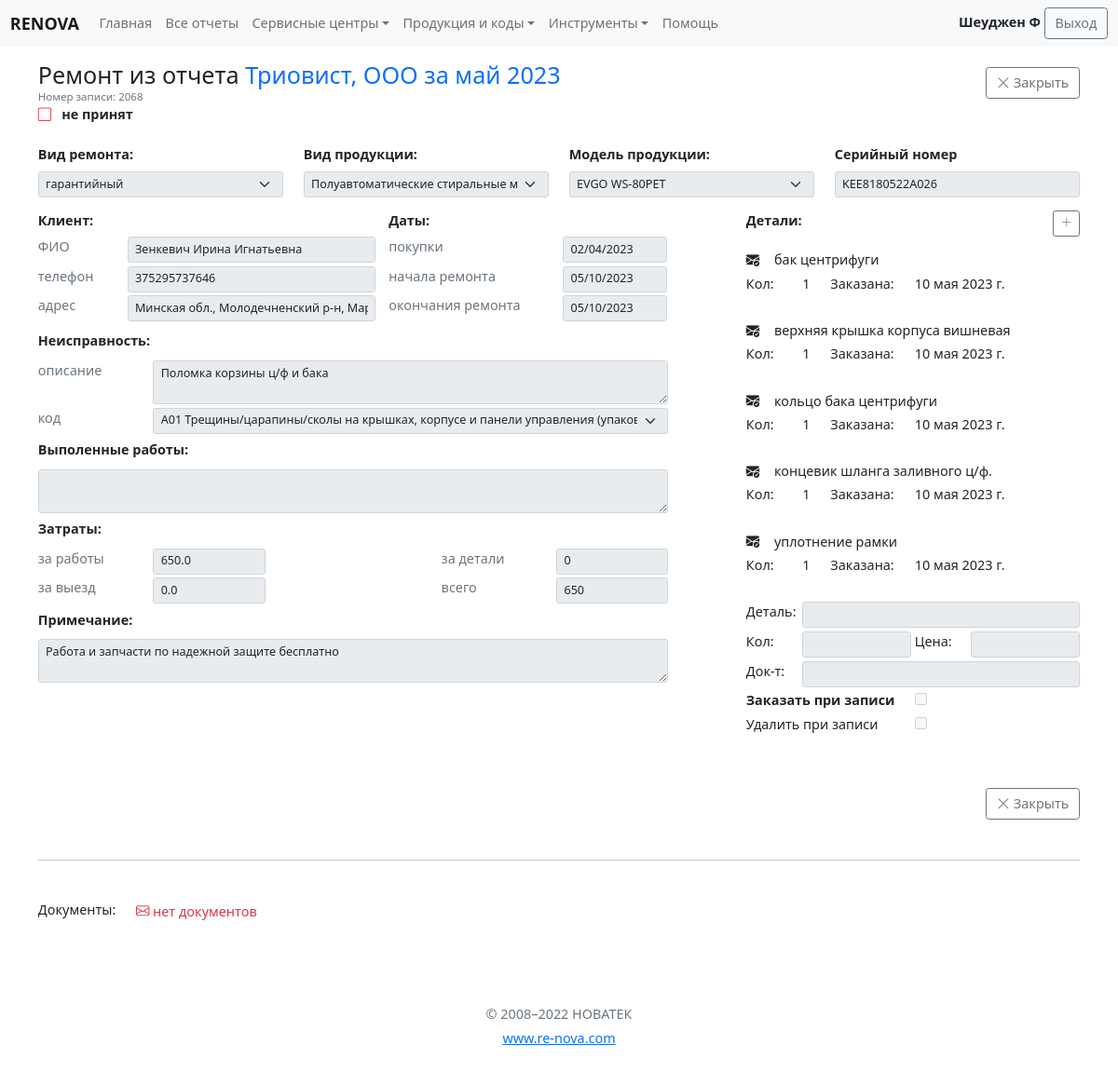
Before: /reports/record-update/2068 (signed in) with the older database file.
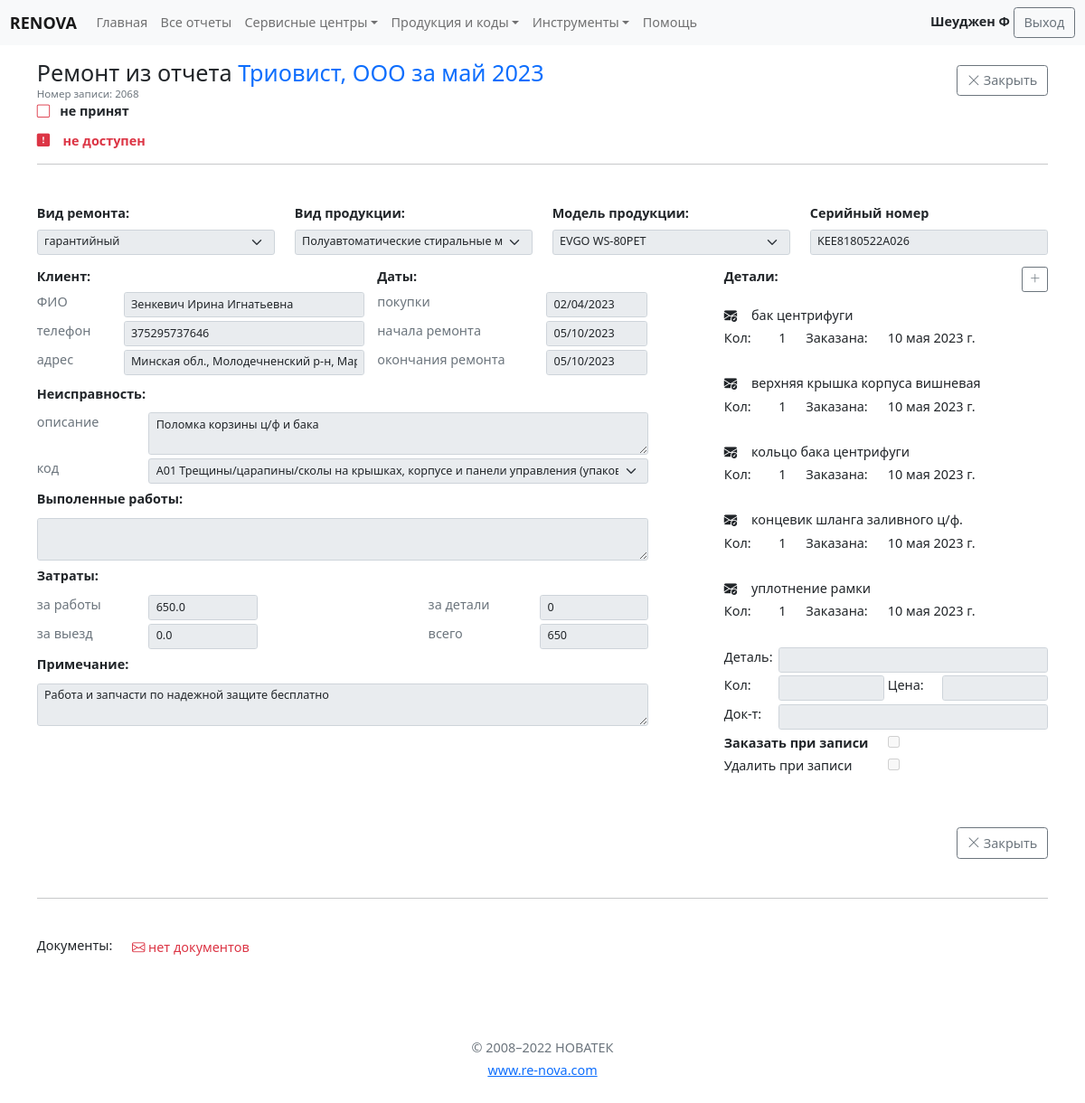
After: the same page with the newer database file.
### reports/models.py (models this page shows, shortened)
class ReportsRecords(ChangeloggableMixin, models.Model):
    product = models.ForeignKey(MainProducts, verbose_name='Тип продукции', on_delete=models.PROTECT)
    model = models.ForeignKey(Models, null=True, blank=True, verbose_name='Модель продукции', on_delete=models.PROTECT)
    work_type = models.CharField(choices=WORKTYPE, max_length=50, verbose_name='Вид ремонта')
    client = models.CharField(max_length=150, null=True, blank=True, verbose_name='Клиент')
    client_phone = models.CharField(max_length=150, null=True, blank=True, verbose_name='Телефон клиента')
    client_addr = models.CharField(max_length=250, null=True, blank=True, verbose_name='Адрес клиента')
    model_description = models.CharField(max_length=150, verbose_name='Модель продукции', blank=True)
    serial_number = models.CharField(max_length=30, verbose_name='Серийный номер')
    buy_date = models.DateField(null=True, blank=True, verbose_name='Дата покупки')
    start_date = models.DateField(verbose_name='Дата начала ремонта')
    end_date = models.DateField(verbose_name='Дата окончания ремонта')
    work_cost = models.FloatField(default=0, verbose_name='За работу')
    move_cost = models.FloatField(default=0, verbose_name='За выезд', blank=True)
    problem_description = models.TextField(verbose_name='Описание проблемы')
    work_description = models.TextField(verbose_name='Описание работ', blank=True)
    code = models.ForeignKey(Codes, verbose_name='Код неисправности', on_delete=models.PROTECT, limit_choices_to={'is_folder': False})
    note = models.CharField(max_length=250, verbose_name='Примечание', blank=True)
    report = models.ForeignKey(Reports, verbose_name='Отчет', on_delete=models.CASCADE, blank=True, null=True)
    parts_cost = models.FloatField(default=0, verbose_name='За детали', blank=True)
    total_cost = models.FloatField(default=0, verbose_name='Всего за ремонт', blank=True)
    verified = models.BooleanField(default=False, verbose_name='Принят')
    factory = models.CharField(choices=FACTORIES, null=True, max_length=1, verbose_name='Завод-изготовитель', blank=True)
    main_date = models.DateField(null=True, verbose_name='Дата производства', blank=True)
    shift = models.CharField(null=True, max_length=1, verbose_name='Рабочая смена', blank=True)
    errors = models.TextField(verbose_name='Ошибки', null=True, blank=True)
    remarks = models.TextField(verbose_name='Замечания', null=True, blank=True)
    have_general_errors = models.BooleanField(default=False, verbose_name='Требует внимания старшего менеджера')
    verified_date = models.DateField(verbose_name='Дата приема записи', null=True, blank=True)
    order_parts = models.BooleanField(default=False, verbose_name='Запчасти заказаны')
    class Meta():
        verbose_name = 'Ремонт'
        verbose_name_plural = 'Ремонты'
        ordering = ['report', ]

### reports/views.py (the view)
# urls.py: path('record-update/<int:pk>', RecordUpdate.as_view(), name='record_update_page'),
class RecordUpdate(LoginRequiredMixin, RecordView, UpdateView):
    model = ReportsRecords
    extra_context = {'title': 'Ремонт из отчета  '}
    success_message = 'Ремонт успешно изменен !'
    def get_form_kwargs(self, *args, **kwargs):
        kwargs = super().get_form_kwargs(*args, **kwargs)
        kwargs['user'] = self.request.user
        return kwargs
    def get_context_data(self, **kwargs):
        context = super().get_context_data(**kwargs)
        context['report'] = self.object.report
        context['record'] = self.object
        context['can_edit'] = (self.object.report.status == 'draft' or self.object.report.status == 'refinement') and \
                              (not self.request.user.is_staff or self.request.user.is_superuser) and not self.object.verified
        context['parts_formset'] = PartsFormset(instance=self.object, prefix='parts_formset', user=self.request.user)
        context['document_form'] = RecordDocumentForm({'record':self.object})
        return context

### upload/forms.py
class RecordDocumentForm(forms.ModelForm):
    class Meta:
        model = RecordDocumnent
        fields = '__all__'
        widgets = {
            'record' : forms.HiddenInput,
            'title' : forms.TextInput(attrs={'class': 'form-control form-control-sm'}),
            'number' : forms.TextInput(attrs={'class': 'form-control form-control-sm'}),
            'date' : forms.DateInput(format=('%Y-%m-%d'),
                                        attrs={'class': 'form-control form-control-sm', 'type': 'date'}),
            'file': forms.ClearableFileInput(attrs={'class': 'form-control-file form-control-file-sm'}),
            }

### main/models.py (called while the page is built)
def get_name(self):
    result = None
    if self:
        if self.last_name or self.first_name:
            if self.last_name:
                if self.first_name:
                    result = self.last_name+' '+self.first_name[0]
                else:
                    result = self.last_name
            else:
                result = self.first_name
        else:
            result = self.username
        return result
    return result

### products/models.py (called while the page is built)
    def __str__(self):
        return self.title

    def __str__(self):
        return self.title

### reports/templates/reports/records_add.html (shortened to what the changed rows need)
{% extends 'base.html' %}
{% load my_tags %}
{% load static %}
{% block content %}
<div class="container col-lg-12">
    <div class="row pt-3 justify-content-between">
        <div class="col-auto">
            <h3 class="mb-0">
                {{ title }}
                {% if request.user.is_staff %}
                <label class="text-primary">{{ report.service_center }}</label>
                {% endif %}
                <label class="text-primary"> за {{ report.report_date|date:"F Y"|lower }}</label>
            </h3>
            {% if record.pk %}
                <div style="font-size:0.8rem" class="text-muted">Номер записи: {{ record.pk }}</div>
            {% endif %}
        </div>
        <div class="col-auto pt-2">
        </div>
    </div>
    <div class="row pb-2">
        <div class="col-lg-7">
        </div>
        <div class="col-lg-5 text-end">
        </div>
    </div>
    {% if record.remarks %}
        {% if request.user.is_staff %}
        <div class="row mt-1">
            <div class="col-12">
                <i class="bi bi-exclamation-square-fill text-danger"></i><strong class="px-3 text-danger">{{ record.remarks }}</strong>
            </div>
        </div>
        {% elif report.status == 'refinement' %}
        <div class="row mt-1">
             <div class="col-12">
                 <i class="bi bi-exclamation-square-fill text-danger"></i><strong class="px-3 text-danger">{{ record.remarks }}</strong>
             </div>
        </div>
        {% endif %}
    {% endif %}
    {% if record.errors or record.remarks %}
        <hr class="mb-5">
    {% endif %}
    <form method="post" id="recordForm" data-codes-url="{% url 'ajax_load_codes' %}" data-models-url="{% url 'ajax_load_models' %}" data-work-price-url="{% url 'ajax_load_work-price' %}" novalidate>
        <div class="row mt-3">
            <div class="col-md-3">
                <label class="form-label"><strong>Вид ремонта:</strong>
                </label>
                {{ form.work_type }}
            </div>
            <div class="col-md-3">
                <label class="form-label" style="strong: true"><strong>Вид продукции:</strong>
                </label>
                {{ form.product }}
            </div>
            <div class="col-md-3">
                <label class="form-label"><strong>Модель продукции:</strong>
                </label>
                {{ form.model }}
            </div>
            <div class="col-md-3">
                <label class="form-label"><strong>Серийный номер</strong>
                </label>
                {{ form.serial_number }}
            </div>
        </div>
        <div class="row mt-2">
            <div class="col-lg-8">
                <div class="row g-3">
                    <div class="col-md-6">
                        <div class="row mb-1">
                            <div class="col-sm-9">{{ form.client }}</div>
                        </div>
                        <div class="row mb-1">
                            <div class="col-sm-9">{{ form.client_phone }}</div>
                        </div>
                        <div class="row mb-1">
                            <div class="col-sm-9">{{ form.client_addr }}</div>
                        </div>
                    </div>
                    <div class="col-md-5">
                        <div class="row mb-1">
                            <div class="col-sm-5">{{ form.buy_date }}</div>
                        </div>
                        <div class="row mb-1">
                            <div class="col-sm-5">{{ form.start_date }}</div>
                        </div>
                        <div class="row mb-1">
                            <div class="col-sm-5">{{ form.end_date }}</div>
                        </div>
                    </div>
                </div>
                <div class="row g-1">
                    <div class="col-md-9">
                        {{ form.problem_description }}
                    </div>
                </div>
                <div class="row g-1">
                    <div class="col-md-11">
                        {{ form.work_description }}
                    </div>
                </div>
                <div class="row g-1">
                    <div class="col-lg-2">
                        {{ form.work_cost }}
                    </div>
                    <div class="col-lg-2">
                        {{ form.move_cost }}
                    </div>
                </div>
                <div class="row g-1">
                    <div class="col-md-11">
                        {{ form.note }}
                    </div>
                </div>
            </div>
        </div>
        <div class="row mt-5 justify-content-between">
        </div>
    </form>
    {% if record %}
        <hr class="mt-5">
        <div class='row mt-5'>
            <h6 class="col-auto">Документы:</h6>
            <div class="col-auto">
            </div>
            <div class="col">
            </div>
        </div>
    {% endif %}
</div>
{% endblock %}

Changed rows visible on the page:
changed ReportsRecords "гарантийный": remarks (not shown) → "не доступен"
